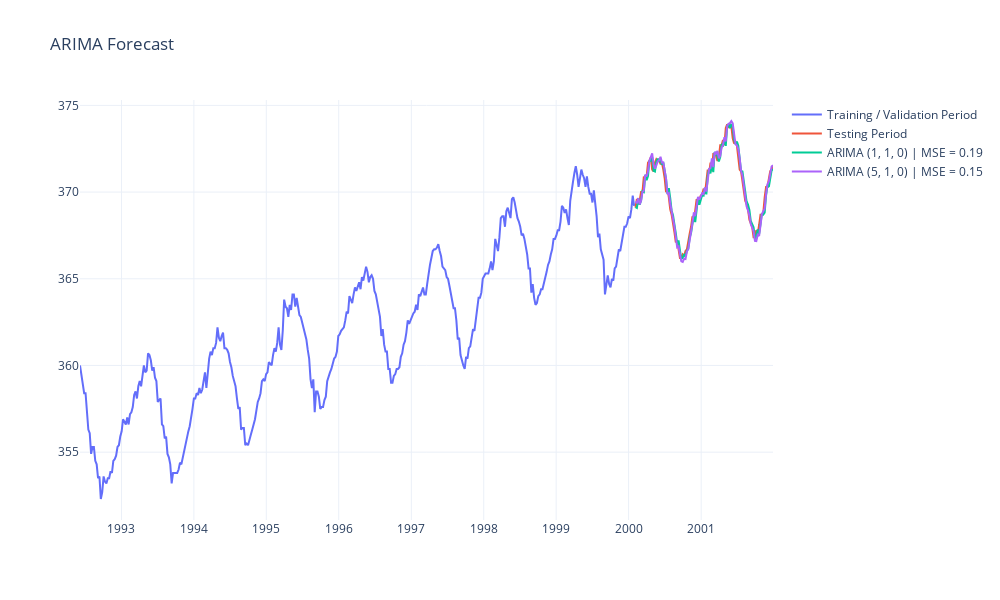

The cell this chart's notebook holds for it:
### Markdown cell above
### ARIMA Modeling

ARIMA (AutoRegressive Integrated Moving Average) is a popular time series model that combines autoregressive and moving average components. The ARIMA model is specified by three parameters: `p`, `d`, and `q`. The `p` parameter is the autoregressive order, the `d` parameter is the differencing order, and the `q` parameter is the moving average order.

### Code cell
from clustering_and_time_series import walk_forward_validation_arima, mse

arima_5_1_0_predictions = walk_forward_validation_arima(train['co2'], test['co2'], order = (5, 1, 0))
arima_1_1_0_predictions = walk_forward_validation_arima(train['co2'], test['co2'], order = (1, 1, 0))

fig = go.Figure()
fig.add_trace(go.Scatter(x=train.index, y=train['co2'], mode='lines', name='Training / Validation Period'))
fig.add_trace(go.Scatter(x=test.index, y=test['co2'], mode='lines', name='Testing Period'))
fig.add_trace(go.Scatter(x=test.index, y=arima_1_1_0_predictions, mode='lines', name='ARIMA (1, 1, 0) | MSE = ' + str(round(mse(arima_1_1_0_predictions, test['co2']), 2))))
fig.add_trace(go.Scatter(x=test.index, y=arima_5_1_0_predictions, mode='lines', name='ARIMA (5, 1, 0) | MSE = ' + str(round(mse(arima_5_1_0_predictions, test['co2']), 2))))
fig.update_layout(height=600, width=1000, title_text="ARIMA Forecast", template='plotly_white')
fig.show()
